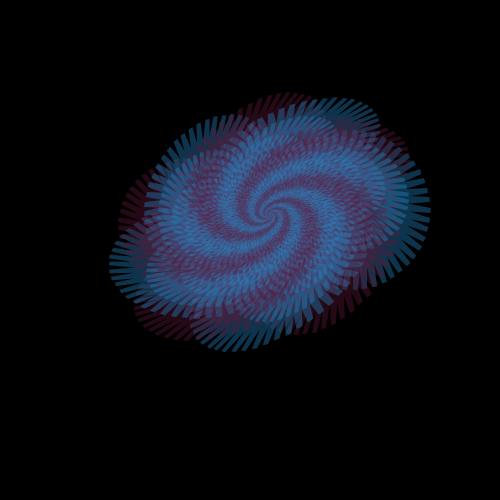
Frame 1 (no input)
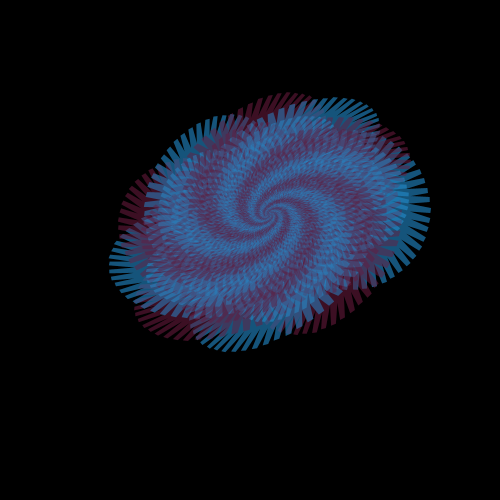
Frame 2 (the mouse pressed at the canvas centre, redrawn once)

The Processing sketch that drew these frames (run headless with seeded random() and noise(); the mouse was pressed at the canvas centre and the sketch redrawn once):

// Processing sketch: processing_84743
// ── processing_84743.pde

void setup(){
 smooth();
  background(/*225,245,243*/0);
  size(500, 500);
}
void draw(){

mouseX=100;
mouseY=100;
float x=20;//mouseX;
float y=40;//mouseY;
float n=50;//3+random(8); // nombre de cotes du polygone
float R=40;//+random(50); // rayon du polygone 
float r=4*R/2; // rayon de l'etoile polygonale
color bleu=color(35,137,203);
color rose=color(95,24,56);
color jaune=color(237,162,0);
strokeWeight(5);
noFill();
float pisn=PI/n;
translate(width/2+r,height/2-r);
//for(int j=0;j</*n*5*/1;j++){forme simple
for(int j=0;j<=n*5;j++){
  {if (j%2==0){
  stroke(bleu,96);}
  else{
 stroke(rose,99);}
// dessin des n sommets du polygone
beginShape();
for(int k=0;k<n;k++) {
if (n%2==0){ // cas du polygone a un nombre pair de sommets
  vertex(x+R*cos(k*2*pisn-pisn),y-R*sin(k*2*pisn-pisn));
  vertex(x+r*cos(k*2*pisn-2*pisn),y-r*sin(k*2*pisn-2*pisn));
}else{ // cas du polygone a un nombre impair de sommets
  vertex(x+R*cos(k*2*pisn-2*pisn),y-R*sin(k*2*pisn-2*pisn));
  vertex(x+r*cos(k*2*pisn-pisn),y-r*sin(k*2*pisn-pisn));
}
}
endShape(CLOSE);
// dessin des n sommets du polygone
translate(x-10,y-10);
rotate(PI/5); 
//rotate(23*PI/53);
scale(0.8,1.2);
noLoop();
}
}
}
